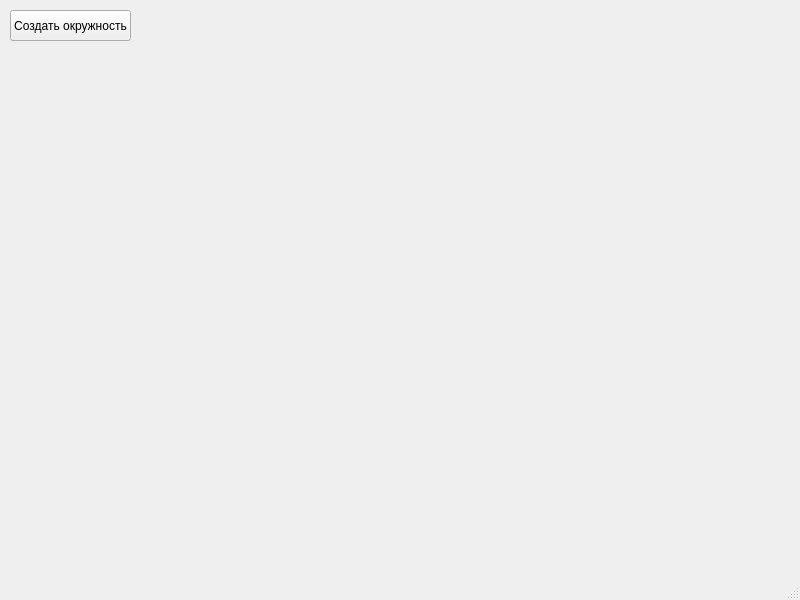
<?xml version="1.0" encoding="UTF-8"?>
<ui version="4.0">
 <class>MainWindow</class>
 <widget class="QMainWindow" name="MainWindow">
  <property name="geometry">
   <rect>
    <x>0</x>
    <y>0</y>
    <width>800</width>
    <height>600</height>
   </rect>
  </property>
  <property name="windowTitle">
   <string>MainWindow</string>
  </property>
  <widget class="QWidget" name="centralwidget">
   <widget class="QPushButton" name="pushButton">
    <property name="geometry">
     <rect>
      <x>10</x>
      <y>10</y>
      <width>121</width>
      <height>31</height>
     </rect>
    </property>
    <property name="text">
     <string>Создать окружность</string>
    </property>
   </widget>
  </widget>
  <widget class="QMenuBar" name="menubar">
   <property name="geometry">
    <rect>
     <x>0</x>
     <y>0</y>
     <width>800</width>
     <height>21</height>
    </rect>
   </property>
  </widget>
  <widget class="QStatusBar" name="statusbar"/>
 </widget>
 <resources/>
 <connections/>
</ui>
